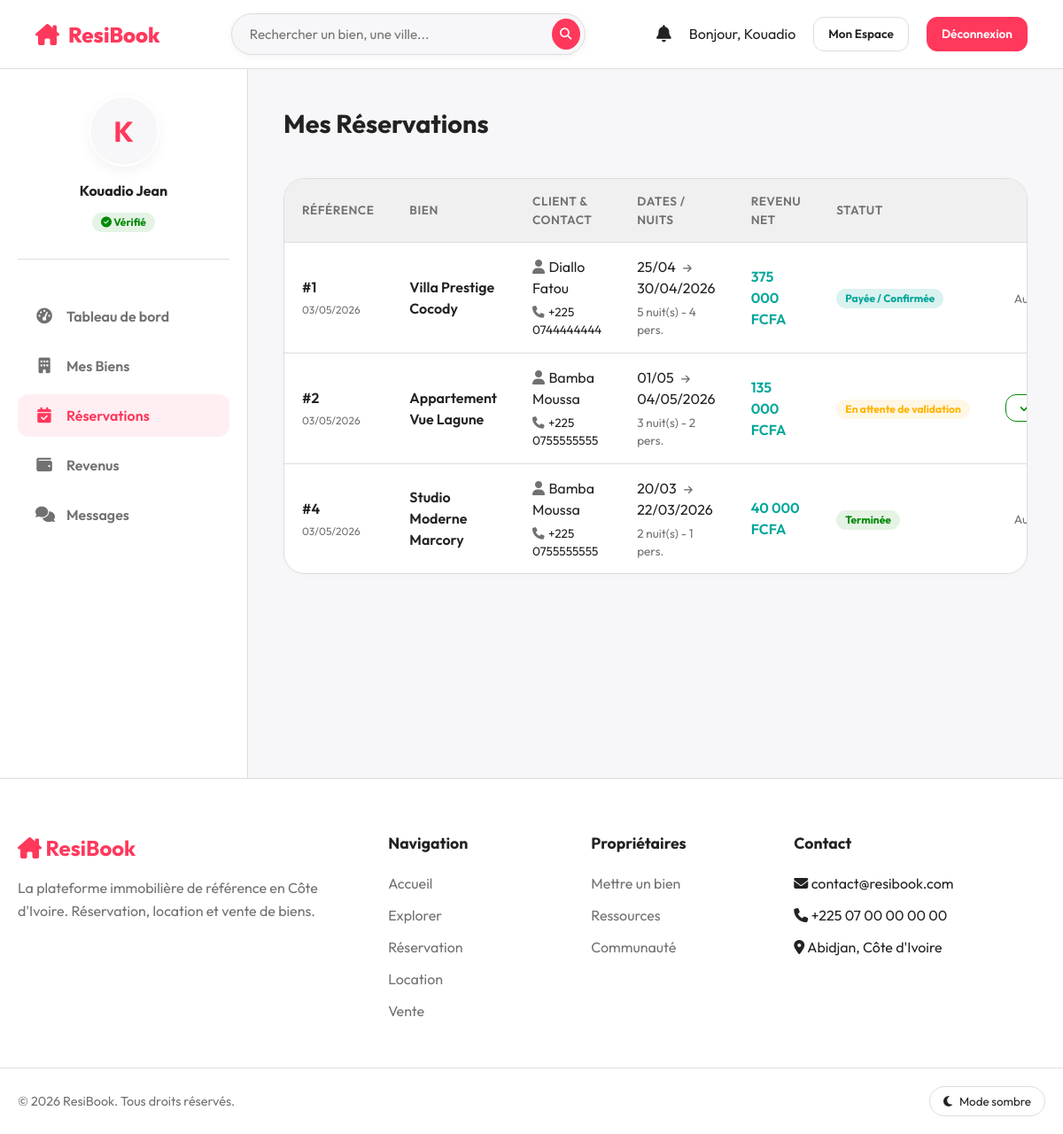
/owner/reservations (signed in), run on the app's committed database.
### tables this page shows
CREATE TABLE `reservations` (
  `id` INT AUTO_INCREMENT PRIMARY KEY,
  `property_id` INT NOT NULL,
  `client_id` INT NOT NULL,
  `check_in` DATE NOT NULL,
  `check_out` DATE NOT NULL,
  `guests` INT DEFAULT 1,
  `nights` INT NOT NULL,
  `price_per_night` DECIMAL(12,2) NOT NULL,
  `subtotal` DECIMAL(12,2) NOT NULL,
  `service_fee` DECIMAL(12,2) DEFAULT 0,
  `total_price` DECIMAL(12,2) NOT NULL,
  `status` ENUM('pending','confirmed','cancelled','completed','rejected') DEFAULT 'pending',
  `cancellation_reason` TEXT DEFAULT NULL,
  `special_requests` TEXT DEFAULT NULL,
  `created_at` TIMESTAMP DEFAULT CURRENT_TIMESTAMP,
  `updated_at` TIMESTAMP DEFAULT CURRENT_TIMESTAMP ON UPDATE CURRENT_TIMESTAMP,
  FOREIGN KEY (`property_id`) REFERENCES `properties`(`id`) ON DELETE CASCADE,
  FOREIGN KEY (`client_id`) REFERENCES `users`(`id`) ON DELETE CASCADE,
  INDEX `idx_status` (`status`),
  INDEX `idx_dates` (`check_in`, `check_out`)
);

CREATE TABLE `properties` (
  `id` INT AUTO_INCREMENT PRIMARY KEY,
  `owner_id` INT NOT NULL,
  `category_id` INT DEFAULT NULL,
  `title` VARCHAR(255) NOT NULL,
  `slug` VARCHAR(255) NOT NULL UNIQUE,
  `description` TEXT NOT NULL,
  `listing_type` ENUM('reservation','rental','sale') NOT NULL DEFAULT 'reservation',
  `price_per_night` DECIMAL(12,2) DEFAULT 0,
  `price_monthly` DECIMAL(12,2) DEFAULT 0,
  `price_sale` DECIMAL(12,2) DEFAULT 0,
  `address` VARCHAR(255) NOT NULL,
  `city` VARCHAR(100) NOT NULL,
  `country` VARCHAR(100) DEFAULT 'Côte d''Ivoire',
  `latitude` DECIMAL(10,8) DEFAULT NULL,
  `longitude` DECIMAL(11,8) DEFAULT NULL,
  `max_guests` INT DEFAULT 2,
  `bedrooms` INT DEFAULT 1,
  `bathrooms` INT DEFAULT 1,
  `area_sqm` INT DEFAULT NULL,
  `status` ENUM('active','pending','rejected','inactive','sold','rented') DEFAULT 'pending',
  `is_featured` TINYINT(1) DEFAULT 0,
  `views_count` INT DEFAULT 0,
  `score` DECIMAL(3,2) DEFAULT 0.00,
  `rules` TEXT DEFAULT NULL,
  `cancellation_policy` ENUM('flexible','moderate','strict') DEFAULT 'moderate',
  `created_at` TIMESTAMP DEFAULT CURRENT_TIMESTAMP,
  `updated_at` TIMESTAMP DEFAULT CURRENT_TIMESTAMP ON UPDATE CURRENT_TIMESTAMP,
  FOREIGN KEY (`owner_id`) REFERENCES `users`(`id`) ON DELETE CASCADE,
  FOREIGN KEY (`category_id`) REFERENCES `categories`(`id`) ON DELETE SET NULL,
  INDEX `idx_city` (`city`),
  INDEX `idx_status` (`status`),
  INDEX `idx_owner` (`owner_id`),
  INDEX `idx_type` (`listing_type`),
  FULLTEXT INDEX `idx_search` (`title`, `description`, `city`)
);

CREATE TABLE `users` (
  `id` INT AUTO_INCREMENT PRIMARY KEY,
  `role_id` INT NOT NULL DEFAULT 3,
  `first_name` VARCHAR(100) NOT NULL,
  `last_name` VARCHAR(100) NOT NULL,
  `email` VARCHAR(255) NOT NULL UNIQUE,
  `password` VARCHAR(255) NOT NULL,
  `phone` VARCHAR(20) DEFAULT NULL,
  `avatar` VARCHAR(255) DEFAULT 'default.png',
  `bio` TEXT DEFAULT NULL,
  `address` VARCHAR(255) DEFAULT NULL,
  `city` VARCHAR(100) DEFAULT NULL,
  `country` VARCHAR(100) DEFAULT 'Côte d''Ivoire',
  `id_document` VARCHAR(255) DEFAULT NULL,
  `status` ENUM('active','pending','suspended','rejected') DEFAULT 'active',
  `is_verified` TINYINT(1) DEFAULT 0,
  `verification_badge` TINYINT(1) DEFAULT 0,
  `rejection_reason` TEXT DEFAULT NULL,
  `last_login` DATETIME DEFAULT NULL,
  `created_at` TIMESTAMP DEFAULT CURRENT_TIMESTAMP,
  `updated_at` TIMESTAMP DEFAULT CURRENT_TIMESTAMP ON UPDATE CURRENT_TIMESTAMP,
  FOREIGN KEY (`role_id`) REFERENCES `roles`(`id`) ON DELETE RESTRICT,
  INDEX `idx_email` (`email`),
  INDEX `idx_status` (`status`),
  INDEX `idx_role` (`role_id`)
);

### app/controllers/OwnerController.php (called while the page is built, shortened)
<?php
class OwnerController extends Controller {
    public function reservations() {
        $resModel = $this->model('Reservation');
        $reservations = $resModel->getByOwner($_SESSION['user_id']);
        $data = ['title' => 'Réservations', 'reservations' => $reservations];
        $this->view('owner/reservations', $data);
    }
}

### core/Router.php (called while the page is built, shortened)
<?php
class Router {
    protected $currentMethod = 'index';
    public function __construct() {
        $url = $this->getUrl();
        if (isset($url[0]) && file_exists(APPROOT . '/controllers/' . ucwords($url[0]) . 'Controller.php')) {
            unset($url[0]);
        }
        $this->currentController = new $this->currentController;
        if (isset($url[1])) {
            if (method_exists($this->currentController, $url[1])) {
                $this->currentMethod = $url[1];
                unset($url[1]);
            }
        }
        $this->params = $url ? array_values($url) : [];
        call_user_func_array([$this->currentController, $this->currentMethod], $this->params);
    }
    public function getUrl() {
        if (isset($_GET['url'])) {
            $url = rtrim($_GET['url'], '/');
            $url = filter_var($url, FILTER_SANITIZE_URL);
            $url = explode('/', $url);
            return $url;
        }
        return [];
    }
}

### index.php (called while the page is built, shortened)
<?php
require_once 'config/Database.php';
require_once 'core/Router.php';
require_once 'core/Controller.php';
$router = new Router();

### config/Database.php (called while the page is built, shortened)
<?php
class Database {
    private $host = DB_HOST;
    private $user = DB_USER;
    private $pass = DB_PASS;
    private $dbname = DB_NAME;
    private $dbh;
    private $stmt;
    public function __construct() {
        $dsn = 'mysql:host=' . $this->host . ';dbname=' . $this->dbname . ';charset=utf8mb4';
        $options = array(
            PDO::ATTR_PERSISTENT => true,
            PDO::ATTR_ERRMODE => PDO::ERRMODE_EXCEPTION,
            PDO::ATTR_DEFAULT_FETCH_MODE => PDO::FETCH_OBJ
        );
        try {
            $this->dbh = new PDO($dsn, $this->user, $this->pass, $options);
        } catch(PDOException $e) {
            $this->error = $e->getMessage();
            echo $this->error;
        }
    }
    public function query($sql) {
        $this->stmt = $this->dbh->prepare($sql);
    }
    public function bind($param, $value, $type = null) {
        if (is_null($type)) {
            switch (true) {
                case is_int($value):
                    $type = PDO::PARAM_INT;
                    break;
            }
        }
        $this->stmt->bindValue($param, $value, $type);
    }
    public function execute() {
        return $this->stmt->execute();
    }
    public function resultSet() {
        $this->execute();
        return $this->stmt->fetchAll();
    }
}

### app/models/Reservation.php (called while the page is built, shortened)
<?php
class Reservation {
    private $db;
    public function __construct() {
        $this->db = new Database;
    }
    public function getByOwner($owner_id) {
        $this->db->query('SELECT r.*, p.title, u.first_name, u.last_name, u.email, u.phone
            FROM reservations r JOIN properties p ON r.property_id = p.id JOIN users u ON r.client_id = u.id
            WHERE p.owner_id = :oid ORDER BY r.created_at DESC');
        $this->db->bind(':oid', $owner_id);
        return $this->db->resultSet();
    }
}

### app/views/owner/reservations.php (the view, shortened to what this page needs)
<?php require APPROOT . '/views/inc/header.php'; ?>
<div class="dashboard-layout">
    <?php require APPROOT . '/views/inc/sidebar_owner.php'; ?>
    <main class="main-content">
        <div style="display: flex; justify-content: space-between; align-items: center; margin-bottom: 30px;">
            <h2 style="font-size: 1.8rem;">Mes Réservations</h2>
        </div>
        <div class="table-container">
            <div style="overflow-x: auto;">
                <table class="table">
                    <thead>
                        <tr>
                            <th>Référence</th>
                            <th>Bien</th>
                            <th>Client & Contact</th>
                            <th>Dates / Nuits</th>
                            <th>Revenu Net</th>
                            <th>Statut</th>
                            <th style="text-align: right;">Actions</th>
                        </tr>
                    </thead>
                    <tbody>
                        <?php if(empty($data['reservations'])): ?>
                            <tr><td colspan="7" style="text-align: center; padding: 30px;">Aucune réservation trouvée.</td></tr>
                        <?php else: foreach($data['reservations'] as $res) : ?>
                        <tr>
                            <td style="font-weight: 600;">
                                #<?= $res->id; ?>
                                <div style="font-size: 0.75rem; color: var(--text-muted); font-weight: normal; margin-top: 5px;"><?= date('d/m/Y', strtotime($res->created_at)); ?></div>
                            </td>
                            <td style="font-weight: 600;"><?= htmlspecialchars($res->title); ?></td>
                            <td>
                                <div><i class="fa-solid fa-user text-muted" style="width: 15px;"></i> <?= htmlspecialchars($res->first_name . ' ' . $res->last_name); ?></div>
                                <div style="margin-top: 5px; font-size: 0.85rem;"><i class="fa-solid fa-phone text-muted" style="width: 15px;"></i> <?= htmlspecialchars($res->phone); ?></div>
                            </td>
                            <td>
                                <div><?= date('d/m', strtotime($res->check_in)); ?> <i class="fa-solid fa-arrow-right text-muted" style="font-size: 0.7rem; margin: 0 5px;"></i> <?= date('d/m/Y', strtotime($res->check_out)); ?></div>
                                <div style="margin-top: 5px; font-size: 0.85rem; color: var(--text-muted);"><?= $res->nights; ?> nuit(s) - <?= $res->guests; ?> pers.</div>
                            </td>
                            <td style="font-weight: 600; color: var(--secondary);">
                                <?= number_format($res->subtotal, 0, ',', ' '); ?> FCFA
                            </td>
                            <td>
                                <?php if($res->status == 'pending'): ?><span class="badge" style="background: rgba(255, 180, 0, 0.1); color: var(--warning);">En attente de validation</span>
                                <?php elseif($res->status == 'approved'): ?><span class="badge" style="background: rgba(0, 138, 5, 0.1); color: var(--success);">Validée (Attente paiement)</span>
                                <?php elseif($res->status == 'paid' || $res->status == 'confirmed'): ?><span class="badge" style="background: rgba(0, 166, 153, 0.15); color: var(--secondary);">Payée / Confirmée</span>
                                <?php elseif($res->status == 'completed'): ?><span class="badge badge-success">Terminée</span>
                                <?php else: ?><span class="badge badge-danger">Annulée/Refusée</span><?php endif; ?>
                            </td>
                            <td style="text-align: right;">
                                <?php if($res->status == 'pending'): ?>
                                    <div style="display: flex; justify-content: flex-end; gap: 5px;">
                                        <form action="<?= URLROOT; ?>/owner/acceptReservation/<?= $res->id; ?>" method="POST" style="display:inline;">
                                            <button type="submit" class="btn btn-sm btn-outline" style="color: var(--success); border-color: var(--success);" title="Accepter"><i class="fa-solid fa-check"></i></button>
                                        </form>
                                    </div>
                                <?php else: ?>
                                    <span style="color: var(--text-muted); font-size: 0.85rem;">Aucune action</span>
                                <?php endif; ?>
                            </td>
                        </tr>
                        <?php endforeach; endif; ?>
                    </tbody>
                </table>
            </div>
        </div>
    </main>
</div>
<?php require APPROOT . '/views/inc/footer.php'; ?>

### public/css/style.css (style rules this page uses)
:root { --primary: #FF385C; --primary-dark: #D70466; --secondary: #00A699; --success: #008A05; --warning: #FFB400; --danger: #E12C32; --text-main: #222222; --text-muted: #717171; --bg-main: #F7F7F9; --bg-light: #F0F0F0; --white: #FFFFFF; --border: #DDDDDD; --radius-sm: 8px; --radius-md: 12px; --radius-lg: 24px; --transition: all 0.3s ease; }
* { margin: 0; padding: 0; box-sizing: border-box; font-family: 'Outfit', sans-serif; }
body { background-color: var(--bg-main); color: var(--text-main); font-size: 16px; line-height: 1.5; transition: background-color 0.3s, color 0.3s; }
h1, h2, h3, h4, h5, h6 { color: var(--text-main); font-weight: 700; margin-bottom: 10px; }
.btn { display: inline-flex; align-items: center; justify-content: center; gap: 8px; font-weight: 600; text-align: center; white-space: nowrap; vertical-align: middle; cursor: pointer; user-select: none; border: 1px solid transparent; padding: 12px 24px; font-size: 1rem; border-radius: var(--radius-md); transition: var(--transition); }
.btn-sm { padding: 8px 16px; font-size: 0.85rem; }
.btn-outline { color: var(--text-main); background-color: transparent; border-color: var(--border); }
.badge { display: inline-block; padding: 5px 10px; font-size: 0.75rem; font-weight: 700; line-height: 1; text-align: center; white-space: nowrap; vertical-align: baseline; border-radius: 50px; }
.badge-success { color: var(--success); background-color: rgba(0, 138, 5, 0.1); }
.dashboard-layout { display: flex; min-height: 100vh; background-color: var(--bg-main); }
.main-content { flex: 1; padding: 40px; overflow-y: auto; }
.table-container { background: var(--white); border-radius: var(--radius-lg); border: 1px solid var(--border); overflow: hidden; box-shadow: 0 2px 10px rgba(0,0,0,0.02); margin-bottom: 30px; }
.table { width: 100%; border-collapse: collapse; }
.table th, .table td { padding: 15px 20px; text-align: left; border-bottom: 1px solid var(--border); }
.table th { background: var(--bg-light); font-weight: 600; color: var(--text-muted); font-size: 0.85rem; text-transform: uppercase; letter-spacing: 0.5px; }
.table tbody tr { transition: var(--transition); }
.table tbody tr:last-child td { border-bottom: none; }
.text-muted { color: var(--text-muted); }

### data on the page
reservations: id "1", created_at "03/05/2026", property.title "Villa Prestige Cocody", client.last_name "Diallo Fatou", client.phone "+225 0744444444", check_in "25/04", check_out "30/04/2026", nights "5", guests "4", subtotal "375 000", status "Payée / Confirmée"
reservations: id "2", created_at "03/05/2026", property.title "Appartement Vue Lagune", client.last_name "Bamba Moussa", client.phone "+225 0755555555", check_in "01/05", check_out "04/05/2026", nights "3", guests "2", subtotal "135 000", status "En attente de validation"
reservations: id "4", created_at "03/05/2026", property.title "Studio Moderne Marcory", client.last_name "Bamba Moussa", client.phone "+225 0755555555", check_in "20/03", check_out "22/03/2026", nights "2", guests "1", subtotal "40 000", status "Terminée"

### other printed values
explode(' ', $_SESSION['user_name'])[0] "Kouadio"
$initials "K"
$_SESSION['user_name'] "Kouadio Jean"
